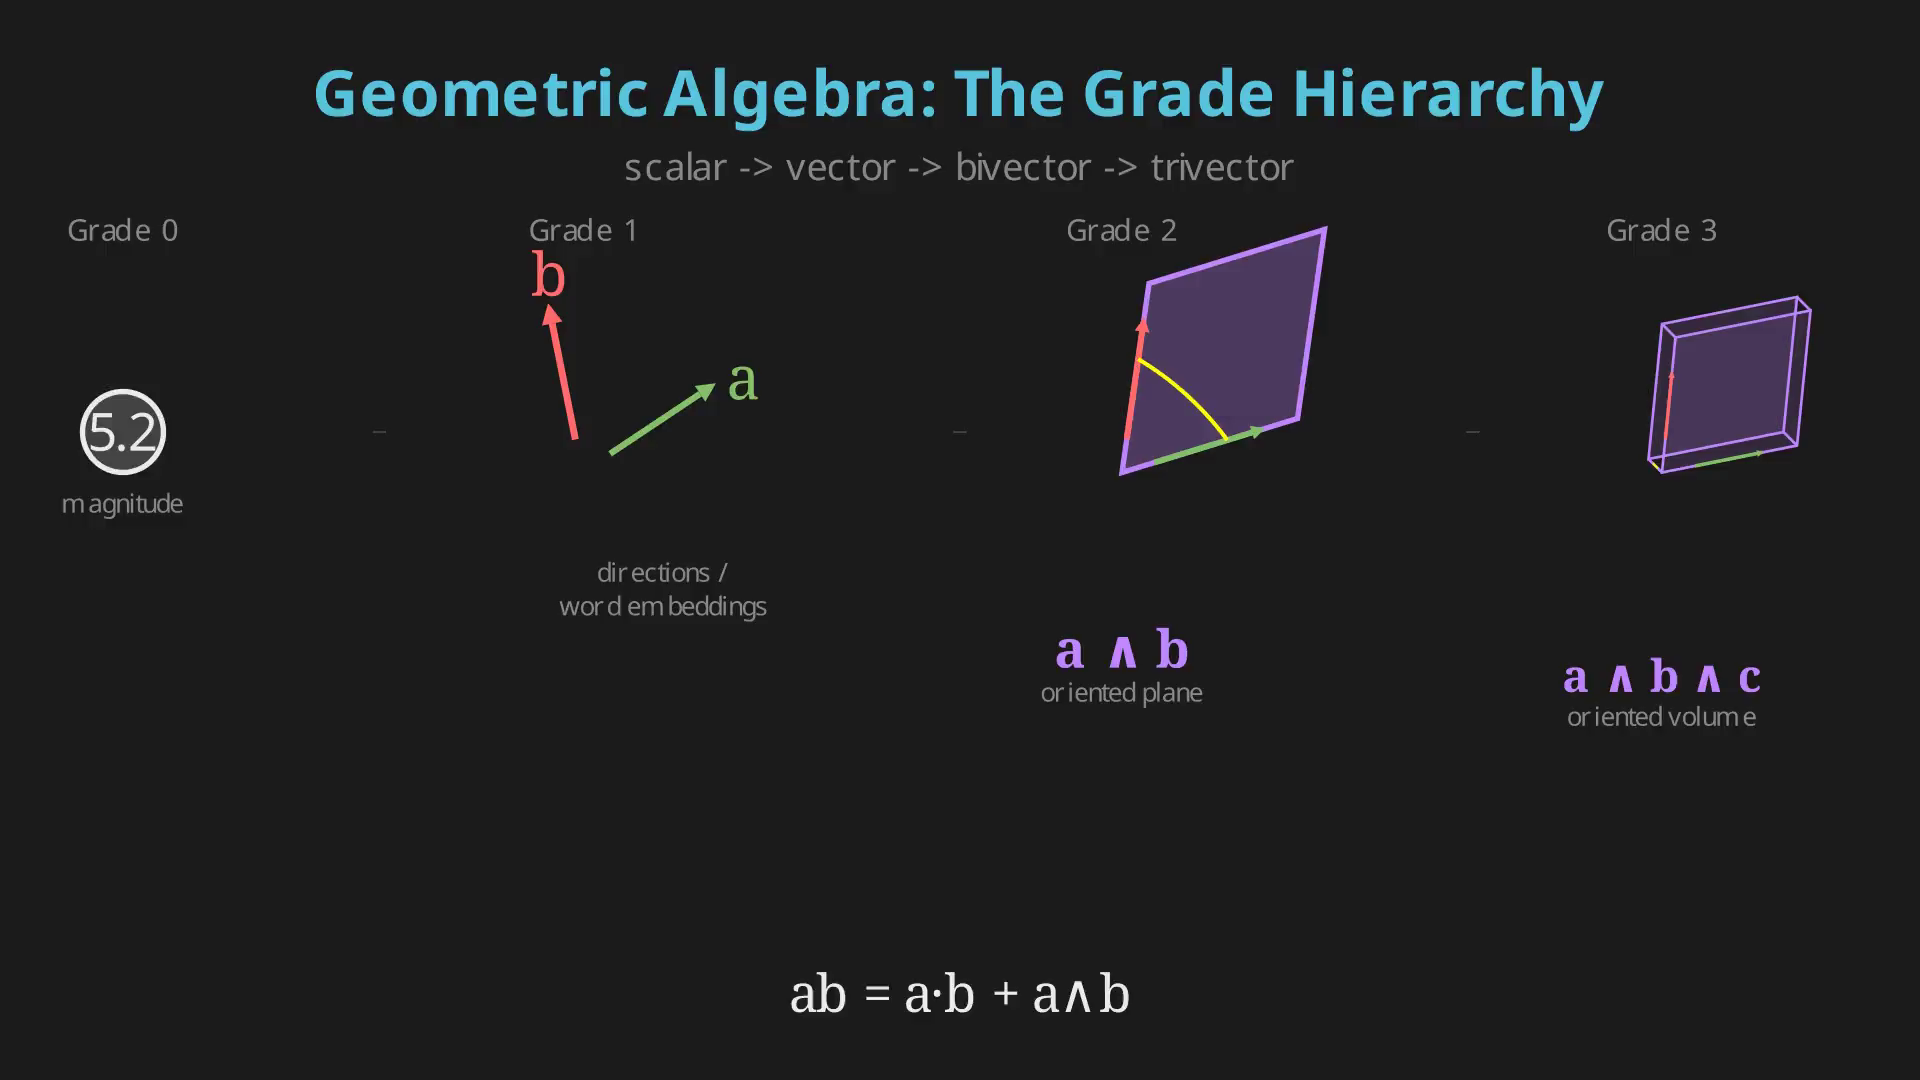

Here is the Python script that generated this plot:
"""
GA Cheat Sheet — The Grade Hierarchy in One Image

A clean static illustration showing all geometric objects at once:
  Grade 0: Scalar
  Grade 1: Vectors (a, b)
  Grade 2: Bivector (a^b parallelogram)
  Grade 3: Trivector (a^b^c parallelepiped)

Designed to sit inline in Chapter 3 as a reference poster.
"""
from manim import *
import numpy as np

BG = "#1C1C1C"
PRIMARY = "#58C4DD"
SECONDARY = "#83C167"
ACCENT = "#FFFF00"
RED = "#FF6B6B"
PURPLE = "#C084FC"
WHITE = "#EAEAEA"
DIM = "#888888"
MONO = "Menlo"


class GACheatSheet(Scene):
    """All four grades in one frame, arranged left->right: scalar, vectors, bivector, trivector."""

    def construct(self):
        self.camera.background_color = BG

        # ── Title ──────────────────────────────────────────────────
        title = Text("Geometric Algebra: The Grade Hierarchy", font=MONO,
                     font_size=34, color=PRIMARY, weight=BOLD)
        title.to_edge(UP)
        self.add(title)

        subtitle = Text("scalar  ->  vector  ->  bivector  ->  trivector",
                        font=MONO, font_size=20, color=DIM)
        subtitle.next_to(title, DOWN, buff=0.15)
        self.add(subtitle)

        sec_y = 0.5

        # ── Section 0: Scalar ──────────────────────────────────────
        sec_x = -6.2

        gr0 = Text("Grade 0", font=MONO, font_size=16, color=DIM)
        gr0.move_to([sec_x, 2.3, 0])
        self.add(gr0)

        c = Circle(radius=0.3, color=WHITE, fill_opacity=0.2)
        c.move_to([sec_x, 0.8, 0])
        self.add(c)

        s = Text("5.2", font=MONO, font_size=28, color=WHITE)
        s.move_to(c.get_center())
        self.add(s)

        sn = Text("magnitude", font=MONO, font_size=14, color=DIM)
        sn.next_to(c, DOWN, buff=0.15)
        self.add(sn)

        # ── Section 1: Vectors ────────────────────────────────────
        sx = -2.8

        gr1 = Text("Grade 1", font=MONO, font_size=16, color=DIM)
        gr1.move_to([sx, 2.3, 0])
        self.add(gr1)

        a = np.array([1.2, 0.8, 0.0])
        b = np.array([-0.3, 1.5, 0.0])

        a_arr = Arrow(start=[0, 0, 0], end=a, color=SECONDARY,
                      stroke_width=10, max_tip_length_to_length_ratio=0.15)
        b_arr = Arrow(start=[0, 0, 0], end=b, color=RED,
                      stroke_width=10, max_tip_length_to_length_ratio=0.15)
        a_arr.shift([sx, sec_y, 0])
        b_arr.shift([sx, sec_y, 0])

        al = Text("a", font_size=32, color=SECONDARY)
        al.next_to(a_arr.get_end(), RIGHT, buff=0.1)
        bl = Text("b", font_size=32, color=RED)
        bl.next_to(b_arr.get_end(), UP, buff=0.05)

        self.add(a_arr, b_arr, al, bl)

        vn = Text("directions /", font=MONO, font_size=14, color=DIM)
        vn.next_to(a_arr, DOWN, buff=0.8)
        self.add(vn)
        vn2 = Text("word embeddings", font=MONO, font_size=14, color=DIM)
        vn2.next_to(vn, DOWN, buff=0.1)
        self.add(vn2)

        # ── Section 2: Bivector ────────────────────────────────────
        bx = 1.2

        gr2 = Text("Grade 2", font=MONO, font_size=16, color=DIM)
        gr2.move_to([bx, 2.3, 0])
        self.add(gr2)

        va = np.array([1.3, 0.4, 0.0])
        vb = np.array([0.2, 1.4, 0.0])

        # Parallelogram
        para = Polygon(
            np.zeros(3), va, va + vb, vb,
            color=PURPLE, stroke_width=4, fill_opacity=0.3,
        )
        para.shift([bx, sec_y, 0])
        self.add(para)

        # Arrows along edges
        abiv = Arrow(start=[0, 0, 0], end=va, color=SECONDARY,
                     stroke_width=6, max_tip_length_to_length_ratio=0.12)
        bbiv = Arrow(start=[0, 0, 0], end=vb, color=RED,
                     stroke_width=6, max_tip_length_to_length_ratio=0.12)
        abiv.shift([bx, sec_y, 0])
        bbiv.shift([bx, sec_y, 0])
        self.add(abiv, bbiv)

        wlab = Text("a \u2227 b", font_size=28, color=PURPLE, weight=BOLD)
        wlab.move_to([bx, sec_y - 1.3, 0])
        self.add(wlab)

        bn = Text("oriented plane", font=MONO, font_size=14, color=DIM)
        bn.next_to(wlab, DOWN, buff=0.1)
        self.add(bn)

        # Orientation arc
        arc = ArcBetweenPoints(
            va * 0.6, vb * 0.6, angle=0.4,
            color=ACCENT, stroke_width=3
        )
        arc.shift([bx, sec_y, 0])
        self.add(arc)

        # ── Section 3: Trivector ───────────────────────────────────
        tx = 5.2

        gr3 = Text("Grade 3", font=MONO, font_size=16, color=DIM)
        gr3.move_to([tx, 2.3, 0])
        self.add(gr3)

        p = np.array([1.0, 0.2, 0.0])
        q = np.array([0.1, 1.0, 0.0])
        r = np.array([-0.1, 0.1, 0.8])

        # Parallelepiped faces
        verts = [
            np.zeros(3), p, q, p + q,
            r, p + r, q + r, p + q + r,
        ]

        # Front face
        front = Polygon(verts[0], verts[1], verts[3], verts[2],
                        color=PURPLE, stroke_width=2, fill_opacity=0.15)
        # Back face
        back = Polygon(verts[4], verts[5], verts[7], verts[6],
                       color=PURPLE, stroke_width=2, fill_opacity=0.15)
        # Edges
        edges = VGroup()
        for i in range(4):
            edges.add(Line(verts[i], verts[i + 4], color=PURPLE, stroke_width=2))

        volume = VGroup(front, back, edges)
        volume.shift([tx, sec_y, 0])
        self.add(volume)

        # 3 vectors
        for vec, col, lab in [(p, SECONDARY, "a"), (q, RED, "b"), (r, ACCENT, "c")]:
            arr = Arrow(start=[0, 0, 0], end=vec, color=col,
                        stroke_width=6, max_tip_length_to_length_ratio=0.1)
            arr.shift([tx, sec_y, 0])
            self.add(arr)
            lbl = Text(lab, font_size=24, color=col)
            lbl.next_to(arr.get_end() + np.array([tx, sec_y, 0]), buff=0.1)
            self.add(lbl)

        tw = Text("a \u2227 b \u2227 c", font_size=24, color=PURPLE, weight=BOLD)
        tw.move_to([tx, sec_y - 1.5, 0])
        self.add(tw)

        tn = Text("oriented volume", font=MONO, font_size=14, color=DIM)
        tn.next_to(tw, DOWN, buff=0.1)
        self.add(tn)

        # ── Connecting arrows between sections ─────────────────────
        for cx in [-4.3, 0.0, 3.8]:
            arr = Arrow(
                start=[cx - 0.3, 0.8, 0],
                end=[cx + 0.3, 0.8, 0],
                color=DIM, stroke_width=2, max_tip_length_to_length_ratio=0.1,
            )
            self.add(arr)

        # ── Bottom formula ─────────────────────────────────────────
        formula = Text(
            "ab = a\u00b7b + a\u2227b",
            font_size=28, color=WHITE
        )
        formula.to_edge(DOWN, buff=0.5)
        self.add(formula)

        # ── Output ─────────────────────────────────────────────────
        self.wait(0.1)


if __name__ == "__main__":
    print("Render with:")
    print("  manim -qh ga_cheatsheet.py GACheatSheet")
